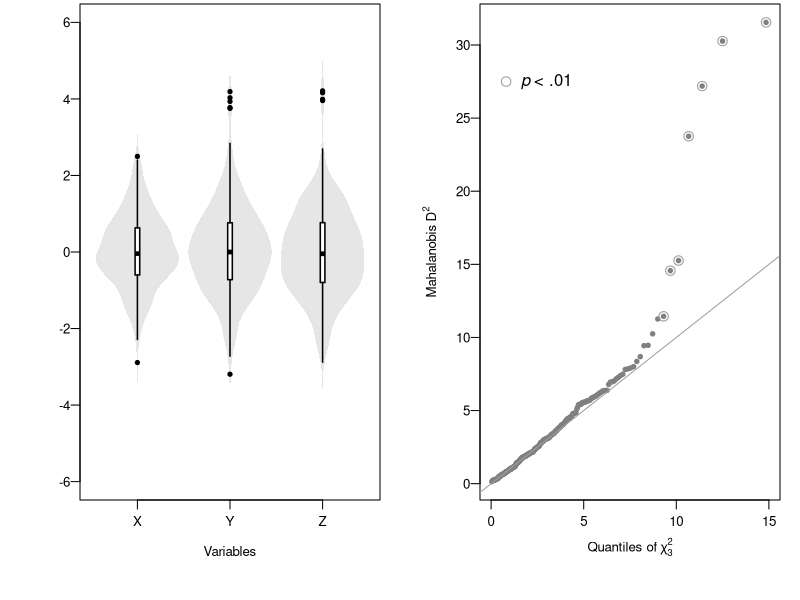
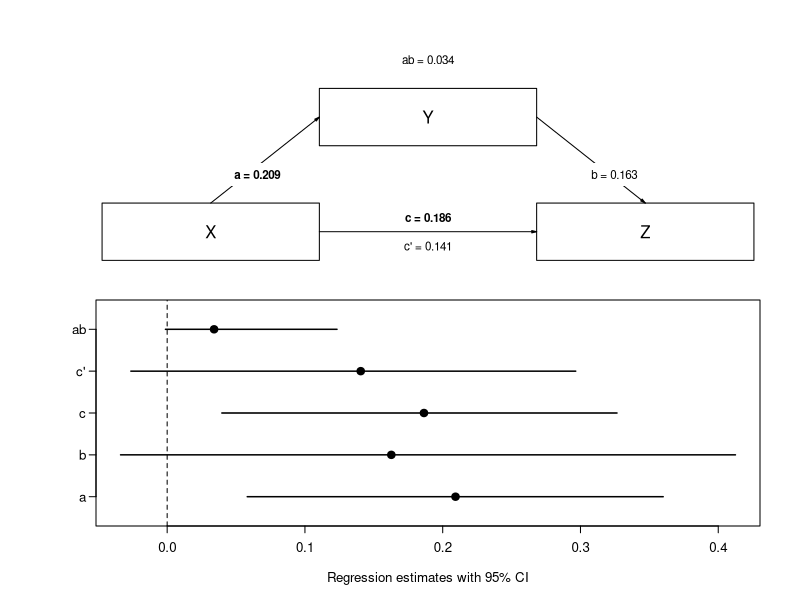

Recreate these plots in R, in order.
## ---- chunk 1
knitr::opts_chunk$set(echo = F)

# required package(s)
library(psych)      # mainly for correlation analysis
library(robustbase) # mainly for robust regression

# required functions

# if possible, rather than sourcing often used functions via 'source()', embed 
# them via copy/paste to ensure that the functions are available right away, 
# which is especially helpful when you share your code along with your data  

# returning coefficients in APA style
apa.coef <- function(coef, gt1 = T, digits = 2, pval = F) {
  if (gt1 == T) {
    coef = format(round(coef, digits = digits), nsmall = digits)
  } else if (gt1 == F) {
    coef = sub('0.', '.', format(round(coef, digits = digits), nsmall = digits))
  }
  if (pval == T) {
    if (coef == '.000') {
      coef = '< .001'
    } else {
      coef = paste('=', coef)
    }
  }
  return(coef)
}

# reporting correlations in APA-style (simple version)
apa.cor <- function(df, method = 'pearson') {
  ct = corr.test(df)$ci
  r.ci = sub('0.', '.', format(round(ct[1, 1:3], digits = 2), nsmall = 2))
  pval = sub('0.', '.', format(round(ct[1, 4], digits = 3), nsmall = 3))
  if (pval == '.000') {
    pval = '< .001'
  } else {
    pval = paste('=', pval)
  }
  out = paste0('_r_ = ', r.ci[2], ', 95% CI [', r.ci[1], ', ', r.ci[3], '], _p_ ', pval)
  return(out)
}

# function for extracting and formatting correlation information for use in manuscript, i.e.,
# effect size classification according to Hemphill (2003) or Cohen (1988) and correlation
# coefficients (Pearson or Spearman) together with their 95% CI 
apa_print.corr.test <- function(df, method = "pearson", classify = "gignac") {
    ci = corr.test(df, method = method)$ci
    out = NULL
    for (i in 1:nrow(ci)) {
      if (classify == "gignac") {
        if (ci$r[i] < .2) {
          es = "small"
        } else if (ci$r[i] >= .2 & ci$r[i] <= .3) {
          es = "medium"
        } else {
          es = "large"
        }
      } else if (classify == "cohen") {
        if (ci$r[i] < .3) {
          es = "small"
        } else if (ci$r[i] >= .5 & ci$r[i] <= .5) {
          es = "medium"
        } else {
          es = "large"
        }
      }
      r = sub("[0]+", "", format(round(ci$r[i], 2), nsmall = 2))
      # format p-value
      if (ci$p[i] > .001) {
        p = paste("_p_ = ", sub("[0]+", "", format(round(ci$p[i], 3), nsmall = 3)), sep = "")
      } else {
        p = "_p_ < .001"
      }
      # format ci
      CI = sub("[0]+", "", format(round(c(ci$lower[i], ci$upper[i]), 2), nsmall = 2))
      CI = paste("95% CI [", CI[1], ", ", CI[2], "]", sep = "")
      if (method == "pearson") {
        summary = paste("_r_ = ", r, ", ", CI, sep = "")
        full.summary = paste("_r_ = ", r, ", ", CI, ", ", p, sep = "")
      } else if (method == "spearman") {
        summary = paste("_r~s~_ = ", r, ", ", CI, sep = "")
        full.summary = paste("_r~s~_ = ", r, ", ", CI, ", ", p, sep = "")
      }
      out = rbind(out, c(es, summary, full.summary))
    }
    colnames(out) = c("es", "rs", "rsp")
    rownames(out) = sub("-", ".", rownames(ci))
    return(as.data.frame(out))
  }

## ---- chunk 2
# required functions

# function for applying shapiro.test to all cols of a df
sw <- function(df) {
  out = NULL
  for (i in 1:ncol(df)) {
    out = c(out, shapiro.test(df[, i])$p.value)
  }
  return(out)
}

# function for generating violin plots
vio.plot <- function(df, ylim = NULL) {
  if (is.null(ylim)) {
    ylim = c(min(df) - 1, max(df) + 1)
  }
  plot(c(.5, 3.5), ylim, type = "n", xlab = "Variables", ylab = "", xaxt = "n", las = 1)
  axis(1, 1:3, colnames(df))
  for (i in 1:ncol(df)) {
    di = density(df[, i])
    dix = di$x
    diy = (di$y / max(di$y)) * .45
    polygon(c(i - diy, rev(i + diy)), c(dix, rev(dix)), border = NA, col = grey(.9))
    boxplot(df[, i], add = T, at = i, axes = F, boxwex = .1, staplewex = NA, lty = 1, lwd = 1.5, col = '#FFFFFF', outpch = 19, outcex = .5)
  }
}


# set seed for reproducible results
set.seed(1)

# simulate data
n = 256
X = rnorm(n)
Y = .2 * X + rnorm(n)
Z = .2 * X + .2 * Y + rnorm(n)

outliers = sort(sample(1:256, 4, replace = F))
Y[outliers] = runif(4, 3.75, 4.25)
Z[outliers] = runif(4, 3.75, 4.25)

df=data.frame(X,Y,Z)

# get descriptives
descriptives = describe(df)[,c(3:5, 13, 8:9, 11:12)] # drop some unnecessary output and rearrange cols

# add results from shapiro.tests
descriptives$shapiro.p = sw(df)

# add (arbitrary) alphas
descriptives$alpha = c(.82, .76, .79)

# determine whether and which variables deviate from univariate normality and enclose the into $$ for LaTeX output
which.normal = paste('$', rownames(descriptives)[which(descriptives$shapiro.p > .2)], '$', sep = '')
which.nonnormal = paste('$', rownames(descriptives)[which(descriptives$shapiro.p < .2)], '$', sep = '')
# determine whether there are one or two normally, or non-normally, resp., distributed variables
report.normal = report.nonnormal = 'variable'
if (length(which.normal) > 1) {
  which.normal = paste(which.normal, collapse = " and ")
  report.normal = 'variables'
}
if (length(which.nonnormal) > 1) {
  which.nonnormal = paste(which.nonnormal, collapse = " and ")
  report.nonnormal = 'variables'
}

# set plotting area to 2 cols and have smaller than default values for mgp, cex, and tck 
par(mfrow = c(1, 2), mar = c(5, 4, 0.2, 1), mgp = c(2, .5, 0), cex.axis = .8, cex.lab = .8, tck = -.03)

# plot univariate distributions
vio.plot(df, ylim = c(-6, 6))

# identify and plot outliers
distances = mahalanobis(df, center = colMeans(df), cov = covMcd(df)$cov) # squared Mahalanobis distances (using a robust estimate of covariance from robustbase)
chisq.q = qchisq(ppoints(n), df = ncol(df)) # theoretical quantiles from the chi-square distribution
plot(chisq.q, sort(distances), xlim = c(0, 15), ylim = range(distances),cex = .6,pch = 19, col = grey(.5), xlab = expression('Quantiles of' * ~ chi[3]^2), ylab = expression('Mahalanobis' * ~D^2), las = 1) # plot distances
lines(par('usr')[3:4], par('usr')[3:4], col = 8) # QQ straight line
robust.outliers = which(1 - pchisq(distances, df = 3) < .01) # determine outliers
points(chisq.q[which(1 - pchisq(sort(distances), df = 3) < .01)], sort(distances)[which(1 - pchisq(sort(distances), df = 3) < .01)], col = grey(.6), cex = 1.25) # spot outliers
legend(0, 27.5, xjust = 0, yjust = .5, bty = "n", pch = 1, pt.cex = 1.25, col = grey(.6), legend = expression(italic(p) ~ '< .01')) # add legend


# assess multivariate normality
mardia.df = mardia(df, plot = F)
# generate text elements to report test results
if (mardia.df$p.skew > .2 | mardia.df$p.kurt > .2) {
  report.mardia = 'no'
} else {
  report.mardia = 'a'
}

# determine whether standard of robust tests are to be performed
if (any(descriptives$shapiro.p < .2) | mardia.df$p.skew < .2 | mardia.df$p.kurt < .2 ) {
  distribution = 'non-normal'
  correlation = 'Spearman'
  regression = 'robust'
  robust = T
} else {
  distribution = 'normal'
  correlation = 'Pearson'
  regression = 'linear'
  robust = F
}

cap.2=paste0('Results of the mediation analysis using ', regression, ' regression. Unstandardized coefficients are given and printed bold-faced if their 95% CI (based on bias-corrected and accelerated bootstrapping with 1000 permutations) does not inlcude zero.')

## ---- chunk 3
# correlation analysis
ct = corr.test(df, method = tolower(correlation)) 
# please note that above, we refer to the variable 'correlation' defined at the end of R code chunk analysis.1
# to be either 'Pearson' or 'Spearman'. To pass the appropriate correlation method to corr.test, we set the 
# string to lower using the tolower() command, and we also use this string to give the following table the 
# appropriate caption 
## ---- chunk 4
# function for mediation analysis with bootstrapping
boot.med.rob <- function(iv, dv, med, replicates = 1000, robust = T) {
  
  # load required packages 
  if (!any((.packages()) == "boot"))        { require(boot) }
  if (!any((.packages()) == "robustbase"))  { require(robustbase) }
  if (!any((.packages()) == "shape"))       { require(shape) }
  
  # create data frame
  df = data.frame(iv, dv, med)
  colnames(df) = c("iv", "dv", "med")
  
  # set seed
  set.seed(242)
  
  # function to obtain regression weights 
  bs <- function(A, B, C, data, indices, robust) {
    d <- data[indices,] # allows boot to select sample 
    if (robust == T) {
      afit <- lmrob(A, data = d) # regression of mediator on dv (path a)
      bfit <- lmrob(B, data = d) # regression of dv on iv (path cp for c-prime or c') and mediator (path b) 
      cfit <- lmrob(C, data = d) # regression of dv on iv (path c)
    } else if (robust == F) {
      afit <- lm(A, data = d)
      bfit <- lm(B, data = d)
      cfit <- lm(C, data = d)
    }
    a  = coef(afit)[2]    # path coefficient a
    b  = coef(bfit)[3]    # path coefficient b
    c  = coef(cfit)[2]    # path coefficient c  (= total effect)
    cp = coef(bfit)[2]    # path coefficient cp (= net direct effect)
    ab = a * b            # indirect effect ab  (= indirect effect)
    coefs = c(a, b, c, cp, ab)
    names(coefs) = c("a", "b", "c", "cp", "ab")
    return(coefs) 
  } 
  # bootstrapping with 1000 replications (configuration of function bs)
  results <- boot(data = df, statistic = bs, robust = robust, R = replicates, A = med ~ iv, B = dv ~ iv + med, C = dv ~ iv, parallel = "multicore", ncpus = 4)
  
  # get 95% confidence intervals 
  bci.a  = boot.ci(results, type = "bca", index = 1) # mediator ~ iv
  bci.b  = boot.ci(results, type = "bca", index = 2) # dv ~ mediator
  bci.c  = boot.ci(results, type = "bca", index = 3) # direct effect
  bci.cp = boot.ci(results, type = "bca", index = 4) # direct effect | mediation
  bci.ab = boot.ci(results, type = "bca", index = 5) # indirect effect
  
  # combine all 95% CI
  bci = rbind(bci.a$bca[4:5], bci.b$bca[4:5], bci.c$bca[4:5], bci.cp$bca[4:5], bci.ab$bca[4:5])
  
  # combine output
  r = data.frame(results$t0, colMeans(results$t) - results$t0, apply(results$t, 2, median), apply(results$t, 2, sd))
  r = cbind(r, bci)
  rownames(r) = c("a", "b", "c", "cp", "ab")
  colnames(r) = c("original", "bias", "boot.Median", "boot.SE", "CI.lo", "CI.hi")
  
  # does CI exclude zero? (for plotting, if yes, coef will be plotted bold-faced)
  r$sig = as.numeric((r$CI.hi < 0 & r$CI.lo < 0) | (r$CI.hi > 0 & r$CI.lo > 0)) + 1 # plus one results in values of 1 (ns.) or 2 (sig.) that are assigned to font= below
  
  # string whether significant or not for reporting in text
  r$sig.string = 'significant'
  r$sig.string[which(r$sig == 1)] = 'not significant'
  
  return(r)
  
}

bm = boot.med.rob(iv = X, dv = Y, med = Z, robust = robust)

# plot mediation paths
par(mfrow=c(2,1), mar=c(1.5,3.8,.5,1))
plot(c(0:21),seq(2,6.2,.2),type="n",axes=F,xlab="",ylab="")

rect( 0, 2,  7, 3)
rect(14, 2, 21, 3)
rect( 7, 4, 14, 5)

text( 3.5, 2.5, labels = 'X')
text(10.5, 4.5, labels = 'Y')
text(17.5, 2.5, labels = 'Z')

Arrows(x0 =  3.5, y0 = 3.0, x1 =  7.0, y1 = 4.5, arr.type = "triangle", arr.length = .1, arr.adj = 1)
Arrows(x0 =  7.0, y0 = 2.5, x1 = 14.0, y1 = 2.5, arr.type = "triangle", arr.length = .1, arr.adj = 1)
Arrows(x0 = 14.0, y0 = 4.5, x1 = 17.5, y1 = 3.0, arr.type = "triangle", arr.length = .1, arr.adj = 1)

rect(0, 3.3, 21, 3.7, border = NA, col = '#FFFFFF')
text( 5.0, 3.50, labels = paste("a =", round(bm$original[1], 3)), font = bm$sig[1], cex = .7)
text(16.5, 3.50, labels = paste("b =", round(bm$original[2], 3)), font = bm$sig[2], cex = .7)
text(10.5, 2.75, labels = paste("c =", round(bm$original[3], 3)), font = bm$sig[3], cex = .7)
text(10.5, 2.25, labels = paste("c' =",round(bm$original[4], 3)), font = bm$sig[4], cex = .7)
text(10.5, 5.50, labels = paste("ab =",round(bm$original[5], 3)), font = bm$sig[5], cex = .7)

# plot coefficients with CI
par(mar = c(3.7, 4.8, 0, 2))
X = c(min(bm$CI.lo), max(bm$CI.hi))
plot(bm[,1], 1:nrow(bm), pch = 19, yaxt = "n", xlim = X, ylim = c(0.5, nrow(bm) + 0.5), cex.axis = .8, xlab = "", ylab = "")
mtext("Regression estimates with 95% CI", side = 1, line = 2, cex = .8)
clab = c("a", "b", "c", "c'", "ab")
axis(2, at = 1:nrow(bm), labels = clab, las = 1, cex.axis = .8)
for (i in 1:nrow(bm)) {
  lines(bm[i, 5:6], c(i, i), lwd = 1.5)
}
abline(v = 0, lty = 2)
par(mfrow = c(1, 1), mar = c(5.1, 4.1, 4.1, 2.1))
